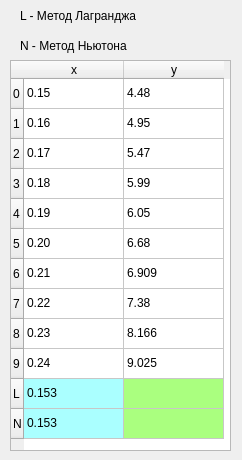
<?xml version="1.0" encoding="UTF-8"?>
<ui version="4.0">
 <class>MainWindow</class>
 <widget class="QMainWindow" name="MainWindow">
  <property name="geometry">
   <rect>
    <x>0</x>
    <y>0</y>
    <width>242</width>
    <height>460</height>
   </rect>
  </property>
  <property name="windowTitle">
   <string>MainWindow</string>
  </property>
  <widget class="QWidget" name="centralwidget">
   <widget class="QTableWidget" name="table">
    <property name="geometry">
     <rect>
      <x>10</x>
      <y>60</y>
      <width>221</width>
      <height>391</height>
     </rect>
    </property>
    <property name="styleSheet">
     <string notr="true">font: 14pt &quot;MS Shell Dlg 2&quot;;</string>
    </property>
    <property name="verticalScrollBarPolicy">
     <enum>Qt::ScrollBarAlwaysOff</enum>
    </property>
    <property name="horizontalScrollBarPolicy">
     <enum>Qt::ScrollBarAlwaysOff</enum>
    </property>
    <property name="editTriggers">
     <set>QAbstractItemView::NoEditTriggers</set>
    </property>
    <row>
     <property name="text">
      <string>0</string>
     </property>
    </row>
    <row>
     <property name="text">
      <string>1</string>
     </property>
    </row>
    <row>
     <property name="text">
      <string>2</string>
     </property>
    </row>
    <row>
     <property name="text">
      <string>3</string>
     </property>
    </row>
    <row>
     <property name="text">
      <string>4</string>
     </property>
    </row>
    <row>
     <property name="text">
      <string>5</string>
     </property>
    </row>
    <row>
     <property name="text">
      <string>6</string>
     </property>
    </row>
    <row>
     <property name="text">
      <string>7</string>
     </property>
    </row>
    <row>
     <property name="text">
      <string>8</string>
     </property>
    </row>
    <row>
     <property name="text">
      <string>9</string>
     </property>
    </row>
    <row>
     <property name="text">
      <string>L</string>
     </property>
    </row>
    <row>
     <property name="text">
      <string>N</string>
     </property>
    </row>
    <column>
     <property name="text">
      <string>x</string>
     </property>
    </column>
    <column>
     <property name="text">
      <string>y</string>
     </property>
    </column>
    <item row="0" column="0">
     <property name="text">
      <string>0.15</string>
     </property>
    </item>
    <item row="0" column="1">
     <property name="text">
      <string>4.48</string>
     </property>
    </item>
    <item row="1" column="0">
     <property name="text">
      <string>0.16</string>
     </property>
    </item>
    <item row="1" column="1">
     <property name="text">
      <string>4.95</string>
     </property>
    </item>
    <item row="2" column="0">
     <property name="text">
      <string>0.17</string>
     </property>
    </item>
    <item row="2" column="1">
     <property name="text">
      <string>5.47</string>
     </property>
    </item>
    <item row="3" column="0">
     <property name="text">
      <string>0.18</string>
     </property>
    </item>
    <item row="3" column="1">
     <property name="text">
      <string>5.99</string>
     </property>
    </item>
    <item row="4" column="0">
     <property name="text">
      <string>0.19</string>
     </property>
    </item>
    <item row="4" column="1">
     <property name="text">
      <string>6.05</string>
     </property>
    </item>
    <item row="5" column="0">
     <property name="text">
      <string>0.20</string>
     </property>
    </item>
    <item row="5" column="1">
     <property name="text">
      <string>6.68</string>
     </property>
    </item>
    <item row="6" column="0">
     <property name="text">
      <string>0.21</string>
     </property>
    </item>
    <item row="6" column="1">
     <property name="text">
      <string>6.909</string>
     </property>
    </item>
    <item row="7" column="0">
     <property name="text">
      <string>0.22</string>
     </property>
    </item>
    <item row="7" column="1">
     <property name="text">
      <string>7.38</string>
     </property>
    </item>
    <item row="8" column="0">
     <property name="text">
      <string>0.23</string>
     </property>
    </item>
    <item row="8" column="1">
     <property name="text">
      <string>8.166</string>
     </property>
    </item>
    <item row="9" column="0">
     <property name="text">
      <string>0.24</string>
     </property>
    </item>
    <item row="9" column="1">
     <property name="text">
      <string>9.025</string>
     </property>
    </item>
    <item row="10" column="0">
     <property name="text">
      <string>0.153</string>
     </property>
     <property name="background">
      <brush brushstyle="SolidPattern">
       <color alpha="255">
        <red>170</red>
        <green>255</green>
        <blue>255</blue>
       </color>
      </brush>
     </property>
    </item>
    <item row="10" column="1">
     <property name="text">
      <string/>
     </property>
     <property name="background">
      <brush brushstyle="SolidPattern">
       <color alpha="255">
        <red>170</red>
        <green>255</green>
        <blue>127</blue>
       </color>
      </brush>
     </property>
    </item>
    <item row="11" column="0">
     <property name="text">
      <string>0.153</string>
     </property>
     <property name="background">
      <brush brushstyle="SolidPattern">
       <color alpha="255">
        <red>170</red>
        <green>255</green>
        <blue>255</blue>
       </color>
      </brush>
     </property>
    </item>
    <item row="11" column="1">
     <property name="text">
      <string/>
     </property>
     <property name="background">
      <brush brushstyle="SolidPattern">
       <color alpha="255">
        <red>170</red>
        <green>255</green>
        <blue>127</blue>
       </color>
      </brush>
     </property>
    </item>
   </widget>
   <widget class="QLabel" name="label">
    <property name="geometry">
     <rect>
      <x>20</x>
      <y>0</y>
      <width>201</width>
      <height>31</height>
     </rect>
    </property>
    <property name="styleSheet">
     <string notr="true">font: 14pt &quot;MS Shell Dlg 2&quot;;</string>
    </property>
    <property name="text">
     <string>L - Метод Лагранджа</string>
    </property>
   </widget>
   <widget class="QLabel" name="label_2">
    <property name="geometry">
     <rect>
      <x>20</x>
      <y>30</y>
      <width>201</width>
      <height>31</height>
     </rect>
    </property>
    <property name="styleSheet">
     <string notr="true">font: 14pt &quot;MS Shell Dlg 2&quot;;</string>
    </property>
    <property name="text">
     <string>N - Метод Ньютона</string>
    </property>
   </widget>
  </widget>
 </widget>
 <resources/>
 <connections/>
</ui>
